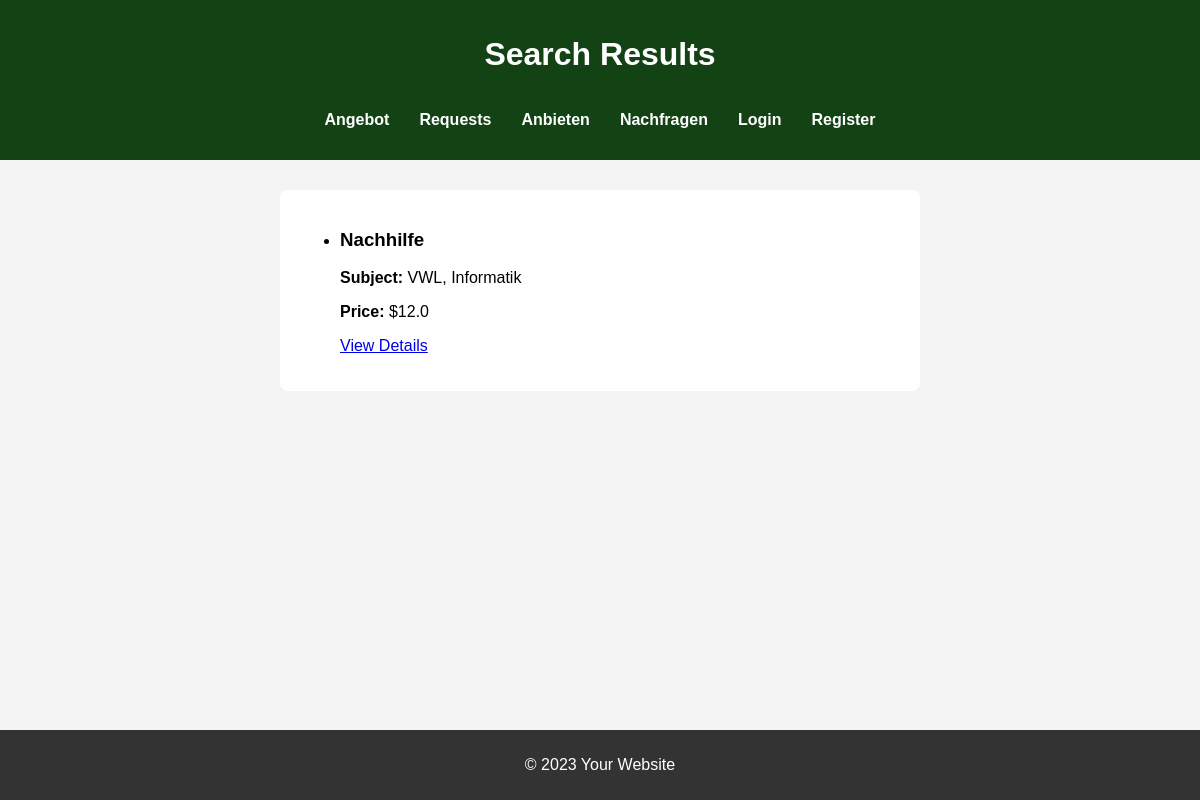
The page /search_results_supply on the database as committed earlier.
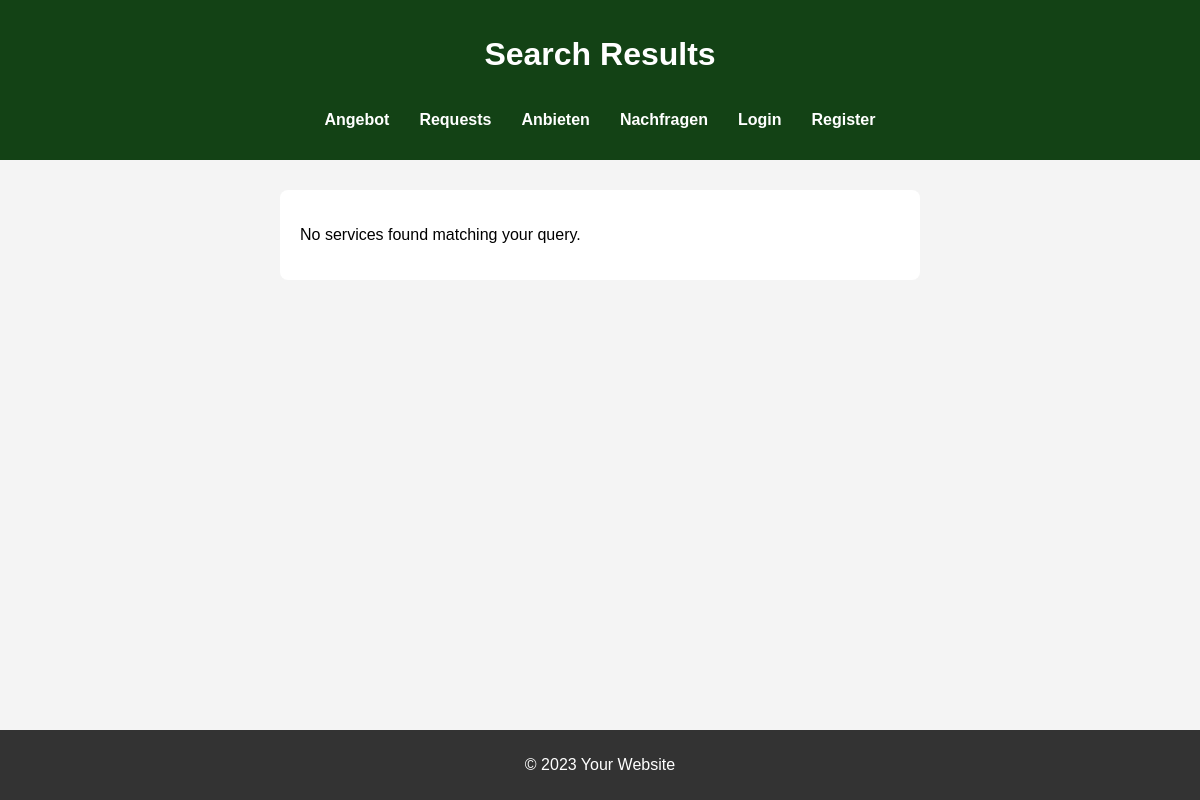
The same page on the database as committed later.
### app.py (models this page shows, shortened)
class ServicePost(db.Model):
    id = db.Column(db.Integer, primary_key=True)
    title = db.Column(db.String(100), nullable=False)
    description = db.Column(db.String(200), nullable=False)
    price = db.Column(db.Float, nullable=False)
    subject = db.Column(db.String(100), nullable=False)
    university = db.Column(db.String(100), nullable=False)
    semester = db.Column(db.String(50), nullable=False)
    contact =db.Column(db.String(100), nullable = False)
    additional_info =db.Column(db.String(200), nullable = True)
    user_id = db.Column(db.Integer, db.ForeignKey('user.id'), nullable=False)

### app.py (the view)
@app.route('/search_results_supply', methods=['GET'])
def search_results_supply():
    query = request.args.get('query')  # Get the search term from the URL (query parameter)
    if query:
        results = ServicePost.query.filter(
            (ServicePost.title.ilike(f"%{query}%")) |  # Match title
            (ServicePost.subject.ilike(f"%{query}%"))  # Or match subject
        ).all()
    else:
        results = ServicePost.query.all()  # If no query, show all results
    return render_template('search_results_supply.html', results=results)

### templates/search_results_supply.html (shortened to what this page needs)
<!DOCTYPE html>
<html lang="en">
<head>
    <link rel="stylesheet" href="{{ url_for('static', filename='style.css') }}">
</head>
<body>
    <header>
        <h1>Search Results</h1>
        <nav>
            <ul>
                <li><a href="/supply">Angebot</a></li>
                <li><a href="/requests">Requests</a></li>
                <li><a href="/university">Anbieten</a></li>
                <li><a href="/highschool">Nachfragen</a></li>
                {% if current_user.is_authenticated %}
                    <li><a href="/profile">Your Profile</a></li>
                    <li><a href="{{ url_for('logout') }}">Logout</a></li>
                {% else %}
                    <li><a href="{{ url_for('login') }}">Login</a></li>
                    <li><a href="{{ url_for('register') }}">Register</a></li>
                {% endif %}
            </ul>
        </nav>
    </header>
    <main>
        <form>
            {% if results %}
                <ul>
                    {% for post in results %}
                        <li>
                            <h3>{{ post.title }}</h3>
                            <p><strong>Subject:</strong> {{ post.subject }}</p>
                            <p><strong>Price:</strong> ${{ post.price }}</p>
                            <a href="{{ url_for('service_detail', service_id=post.id) }}">View Details</a>
                        </li>
                    {% endfor %}
                </ul>
            {% else %}
                <p>No services found matching your query.</p>
            {% endif %}
        </form>
    </main>
    <footer>
        <p>&copy; 2023 Your Website</p>
    </footer>
</body>
</html>

Rows that differ between the two databases and show on the page:
removed ServicePost: title "Nachhilfe", subject "VWL, Informatik", price "12.0"
Other text that changed with them:
text now shown: "No services found matching your query."
